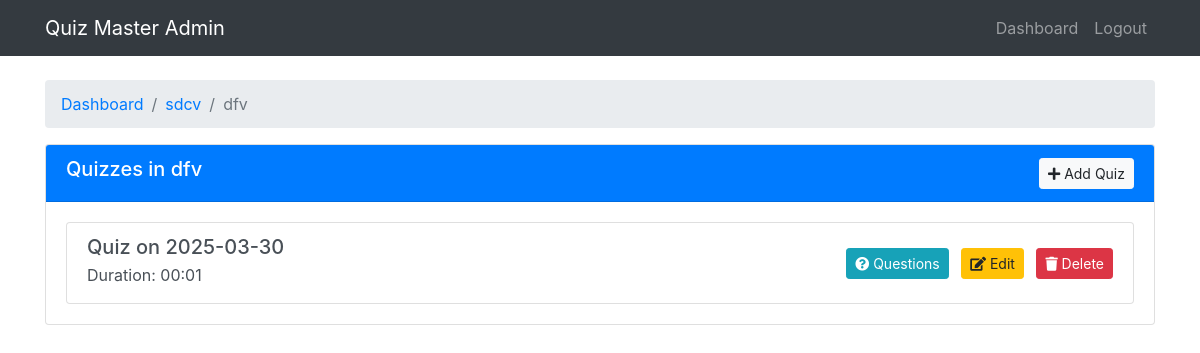
The page /admin/chapter/1/quizzes (signed in) on the database its author committed.
### models/db_setup.py (models this page shows)
class Subject(db.Model):
    id = db.Column(db.Integer, primary_key=True)
    name = db.Column(db.String(100), nullable=False)
    description = db.Column(db.Text)
    chapters = db.relationship('Chapter', backref='subject', lazy=True, cascade="all, delete-orphan")

class Chapter(db.Model):
    id = db.Column(db.Integer, primary_key=True)
    name = db.Column(db.String(100), nullable=False)
    description = db.Column(db.Text)
    subject_id = db.Column(db.Integer, db.ForeignKey('subject.id'), nullable=False)
    quizzes = db.relationship('Quiz', backref='chapter', lazy=True, cascade="all, delete-orphan")

class Quiz(db.Model):
    id = db.Column(db.Integer, primary_key=True)
    chapter_id = db.Column(db.Integer, db.ForeignKey('chapter.id'), nullable=False)
    date_of_quiz = db.Column(db.Date, nullable=False)
    time_duration = db.Column(db.String(5), nullable=False)  # Format: HH:MM
    remarks = db.Column(db.Text)
    questions = db.relationship('Question', backref='quiz', lazy=True, cascade="all, delete-orphan")
    scores = db.relationship('Score', backref='quiz', lazy=True, cascade="all, delete-orphan")

### controllers/admin.py (the view)
def view_quizzes(chapter_id):
    if not session.get('is_admin'):
        return redirect(url_for('login'))
    chapter = Chapter.query.get_or_404(chapter_id)
    return render_template('admin/quizzes.html', chapter=chapter)

### templates/admin/quizzes.html (shortened to what this page needs)
<!DOCTYPE html>
<html lang="en">
<head>
    <link rel="stylesheet" href="https://stackpath.bootstrapcdn.com/bootstrap/4.5.2/css/bootstrap.min.css">
    <link rel="stylesheet" href="https://cdnjs.cloudflare.com/ajax/libs/font-awesome/5.15.1/css/all.min.css">
</head>
<body>
    <nav class="navbar navbar-expand-lg navbar-dark bg-dark">
        <div class="container">
            <a class="navbar-brand" href="#">Quiz Master Admin</a>
            <div class="collapse navbar-collapse" id="navbarNav">
                <ul class="navbar-nav ml-auto">
                    <li class="nav-item">
                        <a class="nav-link" href="{{ url_for('admin_dashboard') }}">Dashboard</a>
                    </li>
                    <li class="nav-item">
                        <a class="nav-link" href="{{ url_for('logout') }}">Logout</a>
                    </li>
                </ul>
            </div>
        </div>
    </nav>
    <div class="container mt-4">
        <nav aria-label="breadcrumb">
            <ol class="breadcrumb">
                <li class="breadcrumb-item"><a href="{{ url_for('admin_dashboard') }}">Dashboard</a></li>
                <li class="breadcrumb-item"><a href="{{ url_for('view_chapters', subject_id=chapter.subject.id) }}">{{ chapter.subject.name }}</a></li>
                <li class="breadcrumb-item active">{{ chapter.name }}</li>
            </ol>
        </nav>
        <div class="card">
            <div class="card-header bg-primary text-white d-flex justify-content-between align-items-center">
                <h5>Quizzes in {{ chapter.name }}</h5>
                <a href="{{ url_for('add_quiz', chapter_id=chapter.id) }}" class="btn btn-sm btn-light">
                    <i class="fas fa-plus"></i> Add Quiz
                </a>
            </div>
            <div class="card-body">
                {% if chapter.quizzes %}
                    <div class="list-group">
                        {% for quiz in chapter.quizzes %}
                            <div class="list-group-item list-group-item-action d-flex justify-content-between align-items-center">
                                <div>
                                    <h5 class="mb-1">Quiz on {{ quiz.date_of_quiz.strftime('%Y-%m-%d') }}</h5>
                                    <p class="mb-1">Duration: {{ quiz.time_duration }}</p>
                                </div>
                                <div>
                                    <a href="{{ url_for('view_questions', quiz_id=quiz.id) }}" class="btn btn-info btn-sm mr-2">
                                        <i class="fas fa-question-circle"></i> Questions
                                    </a>
                                    <a href="#" class="btn btn-warning btn-sm mr-2">
                                        <i class="fas fa-edit"></i> Edit
                                    </a>
                                    <a href="#" class="btn btn-danger btn-sm"
                                       onclick="return confirm('Are you sure you want to delete this quiz?')">
                                        <i class="fas fa-trash"></i> Delete
                                    </a>
                                </div>
                            </div>
                        {% endfor %}
                    </div>
                {% else %}
                    <p class="text-center">No quizzes added for this chapter yet.</p>
                {% endif %}
            </div>
        </div>
    </div>
</body>
</html>

### rows shown on the page
Subject: subject.name "sdcv"
Chapter: name "dfv"
Quiz: date_of_quiz "2025-03-30", time_duration "00:01"
